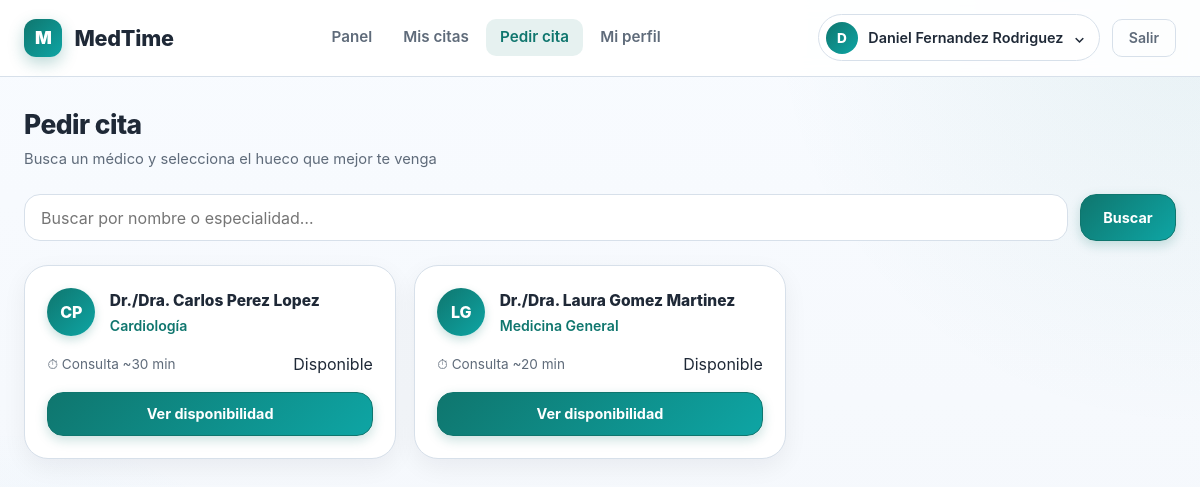
Screenshot of /index.php?controller=PacienteController&action=nuevaCita (signed in) with the database file from the repository.
### tables this page shows
CREATE TABLE profesional (
    id_profesional BIGINT NOT NULL AUTO_INCREMENT,
    id_usuario BIGINT NOT NULL,
    especialidad VARCHAR(100) NOT NULL,
    num_colegiado VARCHAR(30) NOT NULL UNIQUE,
    duracion_media_consulta_min INT NOT NULL,
    disponible BOOLEAN NOT NULL DEFAULT TRUE,
    PRIMARY KEY (id_profesional),
    UNIQUE (id_usuario),
    CONSTRAINT fk_profesional_usuario
        FOREIGN KEY (id_usuario)
        REFERENCES usuario(id_usuario)
        ON DELETE CASCADE
);

CREATE TABLE usuario (
    id_usuario BIGINT NOT NULL AUTO_INCREMENT,
    nombre VARCHAR(100) NOT NULL,
    apellidos VARCHAR(150) NOT NULL,
    email VARCHAR(150) NOT NULL UNIQUE,
    telefono VARCHAR(20),
    contrasena_hash VARCHAR(255) NOT NULL,
    rol VARCHAR(20) NOT NULL,
    fecha_alta TIMESTAMP NOT NULL DEFAULT CURRENT_TIMESTAMP,
    activo BOOLEAN NOT NULL DEFAULT TRUE,
    PRIMARY KEY (id_usuario)
);

### app/views/View.php (called while the page is built, shortened)
<?php
class View{
    public function showView(string $viewname, ?array $data = null){
        include_once VIEW_PATH."$viewname-view.php";
    }
}

### app/controllers/PacienteController.php (called while the page is built, shortened)
<?php
class PacienteController extends Controller
{
    public function nuevaCita(): void
    {
        $busqueda      = trim($_GET['q'] ?? '');
        $profesionales = ProfesionalModel::buscarProfesionales($busqueda !== '' ? $busqueda : null);
        $flash         = $this->consumeFlash();
        $this->vista->showView('nueva-cita', array_merge($flash, [
            'profesionales' => $profesionales,
            'busqueda'      => $busqueda,
        ]));
    }
}

### app/index.php (called while the page is built, shortened)
<?php
$action         = $_GET['action']     ?? 'showLogin';
try {
    $objeto = new $controllerClass();
    $objeto->$action();
} catch (\Throwable $th) {
    error_log($th->getMessage());
    error_log($th->getTraceAsString());
    $errorController = new app\controllers\ErrorController();
    $errorController->pageNotFound();
}

### public/index.php (called while the page is built)
<?php
require_once __DIR__ . '/../app/index.php';

### app/models/vo/ProfesionalVo.php (called while the page is built, shortened)
<?php
class ProfesionalVo
{
    public ?int    $idProfesional;
    public ?string $nombre;
    public ?string $apellidos;
    public ?string $especialidad;
    public ?int    $duracionMediaConsultaMin;
    public function __construct(
        ?int    $idProfesional           = null,
        ?string $nombre                  = null,
        ?string $apellidos               = null,
        ?string $email                   = null,
        ?string $telefono                = null,
        ?string $especialidad            = null,
        ?bool   $disponible              = null,
        ?int    $duracionMediaConsultaMin = null
    ) {
        $this->idProfesional           = $idProfesional;
        $this->nombre                  = $nombre;
        $this->apellidos               = $apellidos;
        $this->especialidad            = $especialidad;
        $this->duracionMediaConsultaMin = $duracionMediaConsultaMin;
    }
    public function getIdProfesional(): ?int    { return $this->idProfesional; }
    public function getNombre(): ?string   { return $this->nombre; }
    public function getApellidos(): ?string { return $this->apellidos; }
    public function getEspecialidad(): ?string { return $this->especialidad; }
    public function getDuracionMediaConsultaMin(): ?int { return $this->duracionMediaConsultaMin; }
}

### app/models/ProfesionalModel.php (called while the page is built, shortened)
<?php
class ProfesionalModel extends Model
{
    private static function baseSql(): string
    {
        return "SELECT p.id_profesional, u.nombre, u.apellidos, u.email, u.telefono,
                       p.especialidad, p.disponible, p.duracion_media_consulta_min
                FROM profesional p
                INNER JOIN usuario u ON p.id_usuario = u.id_usuario";
    }
    public static function buscarProfesionales(?string $busqueda): array
    {
        $sql = self::baseSql() . " WHERE p.disponible = 1";
        $sql .= " ORDER BY p.especialidad ASC, u.apellidos ASC, u.nombre ASC";
        $profesionales = [];
        try {
            $db   = self::getConnection();
            $stmt = $db->prepare($sql);
            $stmt->execute();
            $rows = $stmt->fetchAll(PDO::FETCH_ASSOC);
            foreach ($rows as $row) {
                $profesionales[] = self::rowToVo($row);
            }
        } catch (PDOException $th) {
            error_log('Error: ' . $th->getMessage());
        } finally {
            $db = null;
        }
        return $profesionales;
    }
    private static function rowToVo(array $row): ProfesionalVo
    {
        return new ProfesionalVo(
            (int)  $row['id_profesional'],
            $row['nombre'],
            $row['apellidos'],
            $row['email'],
            $row['telefono'],
            $row['especialidad'],
            (bool) $row['disponible'],
            isset($row['duracion_media_consulta_min']) ? (int)$row['duracion_media_consulta_min'] : null
        );
    }
}

### app/views/nueva-cita-view.php (the view, shortened to what this page needs)
<?php
$profesionales = $data['profesionales'] ?? [];
$busqueda      = $data['busqueda']      ?? '';
$usuario = $_SESSION['usuario'];
$nombreCompleto = htmlspecialchars($usuario['nombre'] . ' ' . $usuario['apellidos']);
?>
<!DOCTYPE html>
<html lang="es">
<head>
  <link rel="stylesheet" href="/assets/css/paciente.css">
</head>
<body>
  <header class="site-header">
    <div class="header-inner">
      <a class="brand" href="/index.php?controller=PacienteController&action=panel" aria-label="MedTime">
        <span class="brand-mark" aria-hidden="true">M</span>
        <span>MedTime</span>
      </a>
      <nav aria-label="Navegación principal">
        <ul class="nav-list">
          <li><a href="/index.php?controller=PacienteController&action=panel">Panel</a></li>
          <li><a href="/index.php?controller=PacienteController&action=listCitas">Mis citas</a></li>
          <li><a href="/index.php?controller=PacienteController&action=nuevaCita" aria-current="page">Pedir cita</a></li>
          <li><a href="/index.php?controller=PacienteController&action=perfil">Mi perfil</a></li>
        </ul>
      </nav>
      <div class="user-tools">
        <button class="profile-button" type="button">
          <span class="avatar-initials" aria-hidden="true"><?= htmlspecialchars(mb_strtoupper(mb_substr($usuario['nombre'], 0, 1))) ?></span>
          <span><?= $nombreCompleto ?></span>
          <span aria-hidden="true">⌄</span>
        </button>
        <a class="btn-logout" href="/index.php?controller=AuthController&action=logout">Salir</a>
      </div>
    </div>
  </header>
  <main id="contenido-principal" class="page">
    <div class="page-head">
      <div>
        <h1 class="page-title">Pedir cita</h1>
        <p class="page-subtitle">Busca un médico y selecciona el hueco que mejor te venga</p>
      </div>
    </div>
    <form class="search-bar" method="GET" action="/index.php" role="search">
      <input
        class="search-input"
        type="search"
        id="q"
        name="q"
        value="<?= htmlspecialchars($busqueda) ?>"
        placeholder="Buscar por nombre o especialidad…"
        autocomplete="off"
      >
      <button class="btn btn-primary search-btn" type="submit">Buscar</button>
    </form>
    <?php if (empty($profesionales)): ?>
      <div class="card">
        <p class="empty-state">
          <?= $busqueda !== ''
            ? 'No se encontraron profesionales para "' . htmlspecialchars($busqueda) . '".'
            : 'No hay profesionales disponibles en este momento.' ?>
        </p>
      </div>
    <?php else: ?>
      <div class="profesionales-grid">
        <?php foreach ($profesionales as $prof):
          $iniciales = mb_strtoupper(mb_substr($prof->getNombre(), 0, 1) . mb_substr($prof->getApellidos(), 0, 1));
        ?>
          <article class="card profesional-card">
            <div class="prof-card-top">
              <div class="prof-card-avatar" aria-hidden="true"><?= $iniciales ?></div>
              <div class="prof-card-info">
                <h2 class="prof-card-nombre">Dr./Dra. <?= htmlspecialchars($prof->getNombre() . ' ' . $prof->getApellidos()) ?></h2>
                <p class="prof-card-especialidad"><?= htmlspecialchars($prof->getEspecialidad()) ?></p>
              </div>
            </div>
            <div class="prof-card-meta">
              <span class="prof-duracion">⏱ Consulta ~<?= $prof->getDuracionMediaConsultaMin() ?? 20 ?> min</span>
              <span class="disponible-badge disponible-on">Disponible</span>
            </div>
            <a class="btn btn-primary prof-card-btn"
               href="/index.php?controller=PacienteController&action=disponibilidad&id_profesional=<?= $prof->getIdProfesional() ?>">
              Ver disponibilidad
            </a>
          </article>
        <?php endforeach; ?>
      </div>
    <?php endif; ?>
  </main>
</body>
</html>

### rows the page displays
profesional: id_usuario.apellidos "CP", id_usuario.apellidos "Carlos Perez Lopez", especialidad "Cardiología", duracion_media_consulta_min "30"
profesional: id_usuario.apellidos "LG", id_usuario.apellidos "Laura Gomez Martinez", especialidad "Medicina General", duracion_media_consulta_min "20"

### other values shown
mb_strtoupper(mb_substr($usuario['nombre'], 0, 1)) "D"
$nombreCompleto "Daniel Fernandez Rodriguez"
